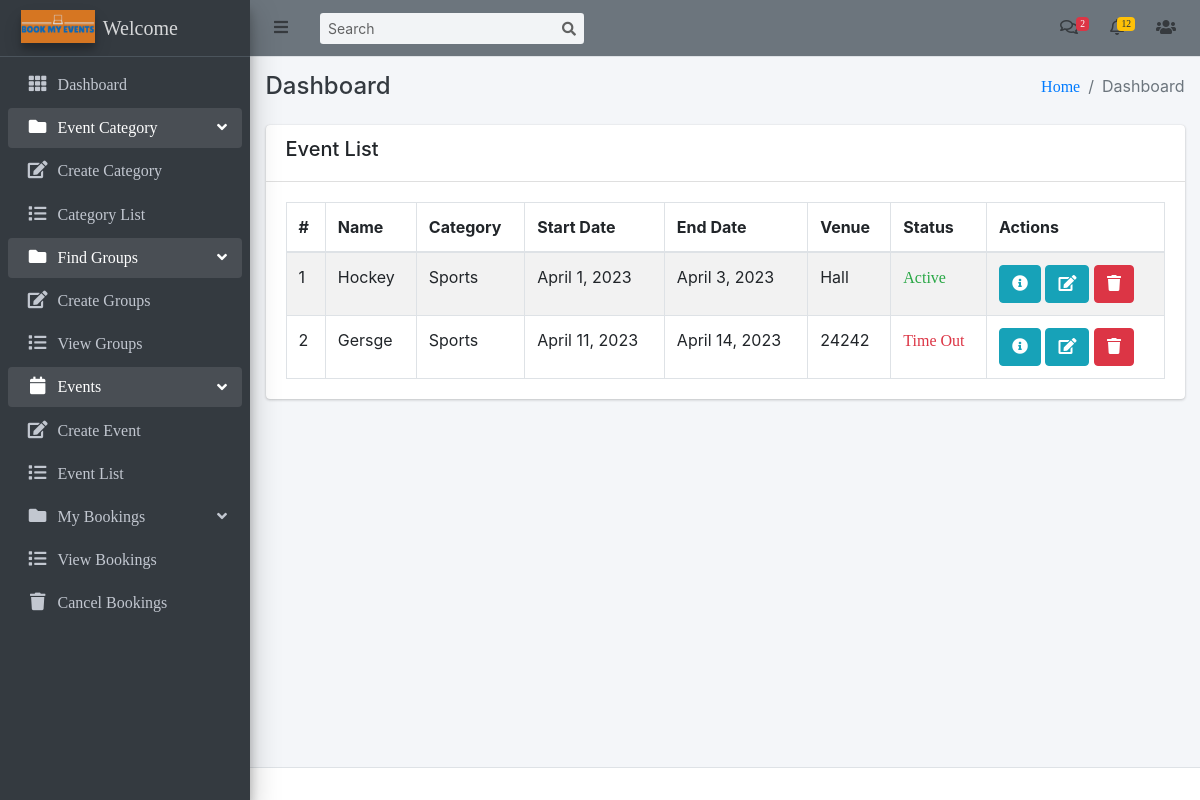
The app's page / (signed in), older data.
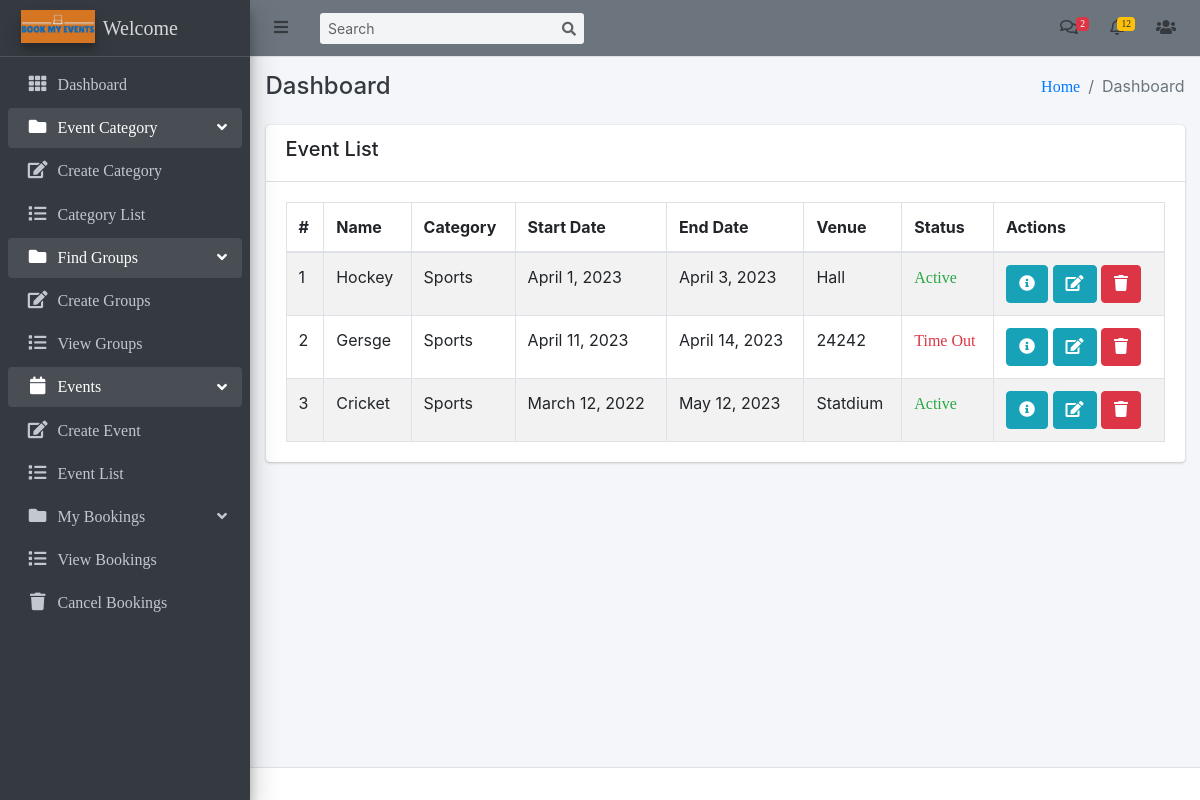
The same page, newer data.
### events/models.py (models this page shows, shortened)
class Event(models.Model):
    category = models.ForeignKey(EventCategory, on_delete=models.CASCADE)
    name = models.CharField(max_length=255, unique=True)
    ufid = models.PositiveIntegerField(unique=True)
    description = RichTextUploadingField()
    select_scheduled_status = (
        ('yet to scheduled', 'Yet to Scheduled'),
        ('scheduled', 'Scheduled')
    )
    scheduled_status = models.CharField(max_length=25, choices=select_scheduled_status)
    venue = models.CharField(max_length=255)
    start_date = models.DateField()
    end_date = models.DateField()
    location = models.CharField(max_length=255)
    maximum_attende = models.PositiveIntegerField()
    num_tickets_available = models.PositiveIntegerField(default=0)
    created_user = models.ForeignKey('auth.User', on_delete=models.CASCADE, blank=True, null=True, related_name='event_created_user')
    updated_user = models.ForeignKey('auth.User', on_delete=models.CASCADE, blank=True, null=True, related_name='event_updated_user')
    created_date = models.DateField(auto_now_add=True)
    updated_date = models.DateField(auto_now_add=True)
    status_choice = (
        ('disabled', 'Disabled'),
        ('active', 'Active'),
        ('deleted', 'Deleted'),
        ('time out', 'Time Out'),
        ('completed', 'Completed'),
        ('cancel', 'Cancel'),
    )
    status = models.CharField(choices=status_choice, max_length=10)

class EventCategory(models.Model):
    name = models.CharField(max_length=255, unique=True)
    code = models.CharField(max_length=6, unique=True)
    image = models.ImageField(upload_to='event_category/')
    priority = models.IntegerField(unique=True)
    created_user = models.ForeignKey('auth.User', on_delete=models.CASCADE, related_name='created_user')
    updated_user = models.ForeignKey('auth.User', on_delete=models.CASCADE, related_name='updated_user')
    created_date = models.DateField(auto_now_add=True)
    updated_date = models.DateField(auto_now_add=True)
    status_choice = (
        ('disabled', 'Disabled'),
        ('active', 'Active'),
        ('deleted', 'Deleted'),
        ('blocked', 'Blocked'),
        ('completed', 'Completed'),
    )
    status = models.CharField(choices=status_choice, max_length=10)
    def __str__(self):
        return self.name

### event_management/views.py (the view)
# urls.py: path('', dashboard, name='dashboard'),
@login_required(login_url='login')
def dashboard(request):
    user = User.objects.count()
    event_ctg = EventCategory.objects.count()
    event = Event.objects.count()
    complete_event = Event.objects.filter(status='completed').count()
    events = Event.objects.all()
    context = {
        'user': user,
        'event_ctg': event_ctg,
        'event': event,
        'complete_event': complete_event,
        'events': events
    }
    return render(request, 'dashboard.html', context)

### templates/dashboard.html (shortened to what this page needs)
{% extends 'base/base.html' %} {% block title %}Dashboard{% endblock title %} {% block breadcrumb %}Dashboard{% endblock breadcrumb %} {% block content %}
<div class="row">
    <div class="col-md-12">
        <div class="card">
            <div class="card-header">
                <div class="row">
                    <div class="col-md-5">
                        <h5>Event List</h5>
                    </div>
                </div>
            </div>
            <div class="card-body">
                <table class="table table-striped table-bordered datatable dataTable no-footer" id="DataTables_Table_0" role="grid" aria-describedby="DataTables_Table_0_info" style="border-collapse: collapse !important">
                    <thead>
                        <tr role="row">
                            <th>#</th>
                            <th>Name</th>
                            <th>Category</th>
                            <th>Start Date</th>
                            <th>End Date</th>
                            <th>Venue</th>
                            <th>Status</th>
                            <th>Actions</th>
                        </tr>
                    </thead>
                    <tbody>
                        {% for event in events %}
                        <tr>
                            <td>{{ forloop.counter }}</td>
                            <td>{{ event.name|capfirst }}</td>
                            <td>{{ event.category }}</td>
                            <td>{{ event.start_date }}</td>
                            <td>{{ event.end_date }}</td>
                            <td>{{ event.venue|capfirst }}</td>
                            <td>
                                {% if event.status == 'active' %}
                                <a href="{% url 'update-event-status' event.id %}" class="text-success">{{ event.status|title }}</a> {% elif event.status == 'completed' %}
                                <a href="{% url 'update-event-status' event.id %}" class="text-primary">{{ event.status|title }}</a> {% else %}
                                <a href="{% url 'update-event-status' event.id %}" class="text-danger">{{ event.status|title }}</a> {% endif %}
                            </td>
                            <td>
                                <a class="btn btn-info" href="{% url 'event-detail' event.pk %}" title="view">
                                    <i class="fa fa-info-circle"></i>
                                </a>
                                <a class="btn btn-info" href="{% url 'event-edit' event.pk %}" title="edit">
                                    <i class="fa fa-edit"></i>
                                </a>
                                <a class="btn btn-danger" href="{% url 'event-delete' event.pk %}" title="delete">
                                    <i class="fa fa-trash"></i>
                                </a>
                            </td>
                        </tr>
                        {% endfor %}
                    </tbody>
                </table>
            </div>
        </div>
    </div>
</div>
{% endblock content %}

Row changes from the older to the newer data that the page shows:
added Event: name "Cricket", category "Sports", start_date "March 12, 2022", end_date "May 12, 2023", venue "Statdium", status "Active"
